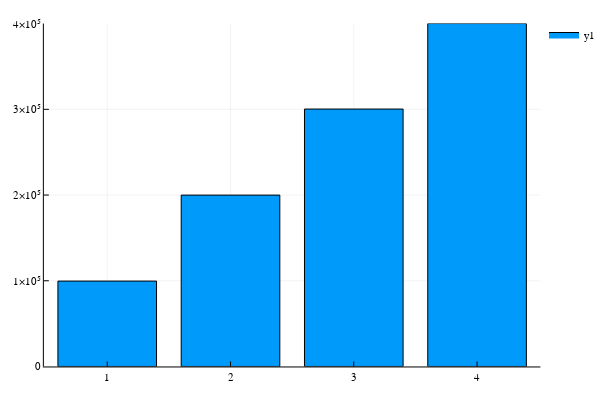

This figure's notebook cell:
### Markdown cell above
## CountMap

### Code cell
y = rand([1,2,2,3,3,3,4,4,4,4], 10^6)

@time o = fit!(CountMap(Int), y)

plot(o)

### Figure 1 — Plotly figure (JSON) as saved in the notebook; plotly's stock layout.template omitted (floating-point values rounded to 4 significant figures)
{"data": [{"fill": "tozeroy", "fillcolor": "rgba(0, 154, 250, 1.000)", "hoverinfo": "text", "line": {"color": "rgba(0, 0, 0, 1.000)", "dash": "solid", "width": 1}, "mode": "lines", "name": "y1", "showlegend": true, "text": "(1, 99603)", "type": "scatter", "x": [0.1, 0.1, 0.9, 0.9, 0.1, 0.1], "xaxis": "x1", "y": [99603, 0, 0, 99603, 99603, 99603], "yaxis": "y1"}, {"fill": "tozeroy", "fillcolor": "rgba(0, 154, 250, 1.000)", "hoverinfo": "text", "line": {"color": "rgba(0, 0, 0, 1.000)", "dash": "solid", "width": 1}, "mode": "lines", "name": "y1", "showlegend": false, "text": "(2, 199938)", "type": "scatter", "x": [1.1, 1.1, 1.9, 1.9, 1.1, 1.1], "xaxis": "x1", "y": [199938, 0, 0, 199938, 199938, 199938], "yaxis": "y1"}, {"fill": "tozeroy", "fillcolor": "rgba(0, 154, 250, 1.000)", "hoverinfo": "text", "line": {"color": "rgba(0, 0, 0, 1.000)", "dash": "solid", "width": 1}, "mode": "lines", "name": "y1", "showlegend": false, "text": "(3, 300341)", "type": "scatter", "x": [2.1, 2.1, 2.9, 2.9, 2.1, 2.1], "xaxis": "x1", "y": [300341, 0, 0, 300341, 300341, 300341], "yaxis": "y1"}, {"fill": "tozeroy", "fillcolor": "rgba(0, 154, 250, 1.000)", "hoverinfo": "text", "line": {"color": "rgba(0, 0, 0, 1.000)", "dash": "solid", "width": 1}, "mode": "lines", "name": "y1", "showlegend": false, "text": "(4, 400118)", "type": "scatter", "x": [3.1, 3.1, 3.9, 3.9, 3.1, 3.1], "xaxis": "x1", "y": [400118, 0, 0, 400118, 400118, 400118], "yaxis": "y1"}], "layout": {"annotations": [], "height": 400, "legend": {"bgcolor": "rgba(255, 255, 255, 1.000)", "bordercolor": "rgba(0, 0, 0, 1.000)", "font": {"color": "rgba(0, 0, 0, 1.000)", "family": "sans-serif", "size": 11}, "x": 1, "y": 1}, "margin": {"b": 20, "l": 0, "r": 0, "t": 20}, "paper_bgcolor": "rgba(255, 255, 255, 1.000)", "plot_bgcolor": "rgba(255, 255, 255, 1.000)", "showlegend": true, "width": 600, "xaxis1": {"anchor": "y1", "domain": [0.08064, 0.9934], "gridcolor": "rgba(0, 0, 0, 0.100)", "gridwidth": 0.5, "linecolor": "rgba(0, 0, 0, 1.000)", "mirror": false, "range": [-0.014, 4.014], "showgrid": true, "showline": true, "showticklabels": true, "tickangle": 0, "tickcolor": "rgb(0, 0, 0)", "tickfont": {"color": "rgba(0, 0, 0, 1.000)", "family": "sans-serif", "size": 11}, "tickmode": "array", "ticks": "inside", "ticktext": ["1", "1", "1", "2", "2", "2", "2", "2", "3", "3", "3", "3", "4", "4", "4"], "tickvals": [0.5, 0.5, 0.5, 1.5, 1.5, 1.5, 1.5, 1.5, 2.5, 2.5, 2.5, 2.5, 3.5, 3.5, 3.5], "title": "", "titlefont": {"color": "rgba(0, 0, 0, 1.000)", "family": "sans-serif", "size": 15}, "type": "-", "visible": true, "zeroline": false, "zerolinecolor": "rgba(0, 0, 0, 1.000)"}, "yaxis1": {"anchor": "x1", "domain": [0.03762, 0.9902], "gridcolor": "rgba(0, 0, 0, 0.100)", "gridwidth": 0.5, "linecolor": "rgba(0, 0, 0, 1.000)", "mirror": false, "range": [0, 400118], "showgrid": true, "showline": true, "showticklabels": true, "tickangle": 0, "tickcolor": "rgb(0, 0, 0)", "tickfont": {"color": "rgba(0, 0, 0, 1.000)", "family": "sans-serif", "size": 11}, "tickmode": "array", "ticks": "inside", "ticktext": ["0", "1×10⁵", "2×10⁵", "3×10⁵", "4×10⁵"], "tickvals": [0, 100000, 200000, 300000, 400000], "title": "", "titlefont": {"color": "rgba(0, 0, 0, 1.000)", "family": "sans-serif", "size": 15}, "type": "-", "visible": true, "zeroline": false, "zerolinecolor": "rgba(0, 0, 0, 1.000)"}}}
